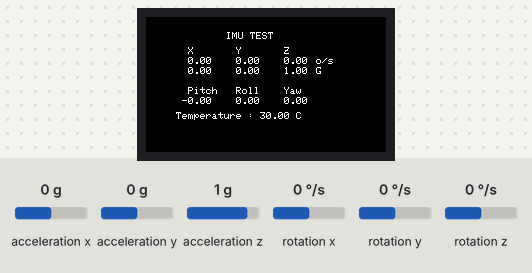
The sketch below on a simulated ESP32. Shown: 240×135 colour display. The inputs (shaded band) are chosen by the test bench; at power-on: acceleration x 0 g, acceleration y 0 g, acceleration z 1 g, rotation x 0 °/s, rotation y 0 °/s, rotation z 0 °/s.

Above: at 1.3 s.
1.4 s: acceleration x set to -1.4 g
At 2.2 s:
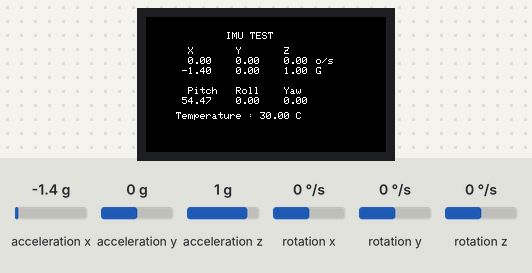
2.9 s: acceleration y set to -1.4 g
At 4.1 s:
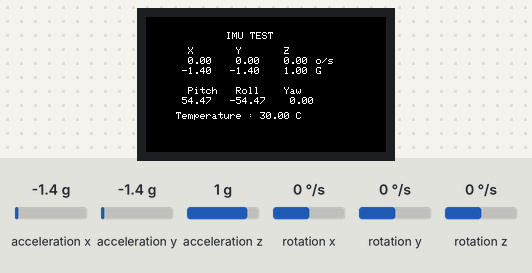
4.4 s: acceleration z set to -1.4 g
At 5.0 s:
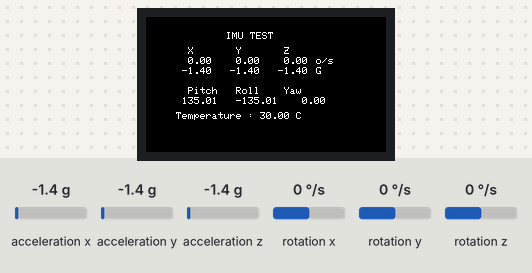
5.9 s: rotation x set to -192 °/s
At 7.1 s:
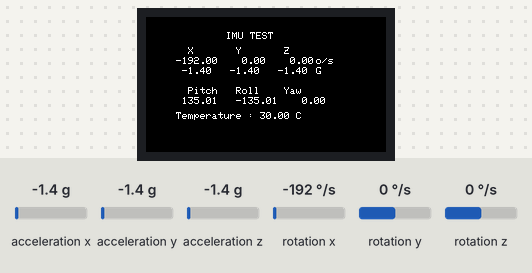
7.4 s: rotation y set to -192 °/s
At 8.1 s:
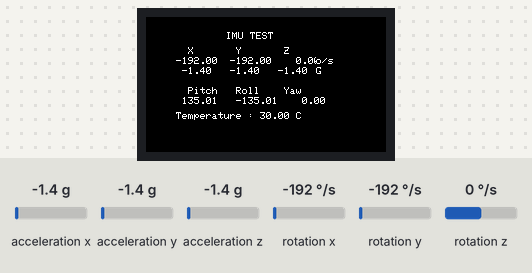
8.9 s: rotation z set to -192 °/s
At 10.3 s:
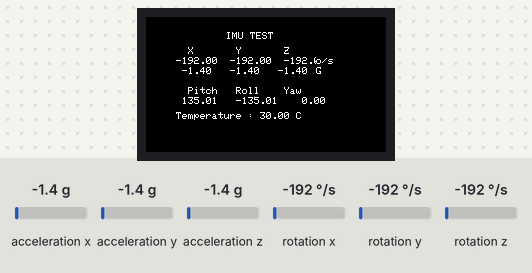
Timing chart, 0 to 11.4 s (numbered marks = the images above; inputs shaded):
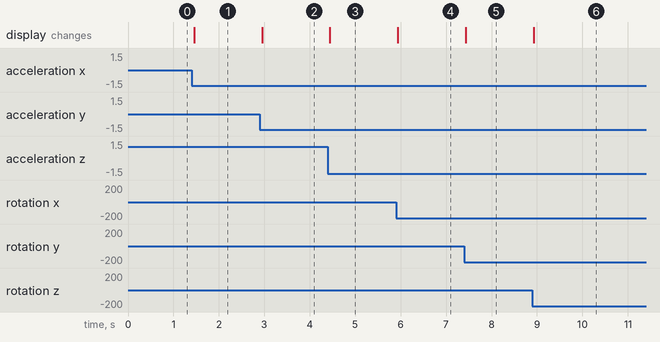

The sketch:

imu.ino
```cpp
#include <M5StickCPlus.h>

float accX = 0.0F;
float accY = 0.0F;
float accZ = 0.0F;

float gyroX = 0.0F;
float gyroY = 0.0F;
float gyroZ = 0.0F;

float pitch = 0.0F;
float roll  = 0.0F;
float yaw   = 0.0F;

void setup() {
    M5.begin();             // Init M5StickC Plus
    M5.Imu.Init();          // Init IMU
    M5.Lcd.setRotation(3);  // Rotate the screen
    M5.Lcd.fillScreen(BLACK);
    M5.Lcd.setTextSize(1);
    M5.Lcd.setCursor(80, 15);  // Set the cursor location
    M5.Lcd.println("IMU TEST");
    M5.Lcd.setCursor(30, 30);
    M5.Lcd.println("  X       Y       Z");
    M5.Lcd.setCursor(30, 70);
    M5.Lcd.println("  Pitch   Roll    Yaw");
}


void loop() {
    static float temp = 0;
    M5.IMU.getGyroData(&gyroX, &gyroY, &gyroZ);
    M5.IMU.getAccelData(&accX, &accY, &accZ);
    M5.IMU.getAhrsData(&pitch, &roll, &yaw);
    M5.IMU.getTempData(&temp);
    M5.Lcd.setCursor(30, 40);
    M5.Lcd.printf("%6.2f  %6.2f  %6.2f      ", gyroX, gyroY, gyroZ);
    M5.Lcd.setCursor(170, 40);
    M5.Lcd.print("o/s");
    M5.Lcd.setCursor(30, 50);
    M5.Lcd.printf(" %5.2f   %5.2f   %5.2f   ", accX, accY, accZ);
    M5.Lcd.setCursor(170, 50);
    M5.Lcd.print("G");
    M5.Lcd.setCursor(30, 80);
    M5.Lcd.printf(" %5.2f   %5.2f   %5.2f   ", pitch, roll, yaw);

    M5.Lcd.setCursor(30, 95);
    M5.Lcd.printf("Temperature : %.2f C", temp);
    delay(100);
}
```

Measured:
- after the input at 1.4 s, the display: changes after 0.06 s (image 1)
- after the input at 2.9 s, the display: changes after 0.05 s (image 2)
- after the input at 4.4 s, the display: changes at once (image 3)
- after the input at 5.9 s, the display: changes at once (image 4)
- after the input at 7.4 s, the display: changes at once (image 5)
- after the input at 8.9 s, the display: changes at once (image 6)
